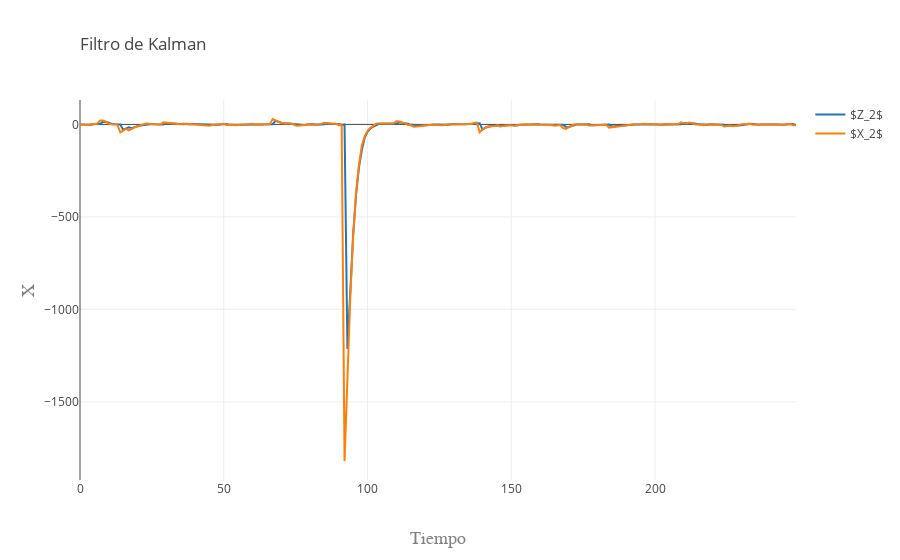

This figure's notebook cell:
### Code cell
trace1 = go.Scatter(
    y = Z.T[0],
    x = np.arange(nobs),
    name = '$Z_2$'
)

trace2 = go.Scatter(
    y = X.T[0],
    x = np.arange(nobs),
    name = '$X_2$'
)

data = [trace1, trace2]
layout = go.Layout(
    title=go.layout.Title(
        text='Filtro de Kalman',
        xref='paper',
        x=0
    ),
    xaxis=go.layout.XAxis(
        title=go.layout.xaxis.Title(
            text='Tiempo',
            font=dict(
                family='Arial',
                size=18,
                color='#7f7f7f'
            )
        )
    ),
    yaxis=go.layout.YAxis(
        title=go.layout.yaxis.Title(
            text='X',
            font=dict(
                family='Arial',
                size=18,
                color='#7f7f7f'
            )
        )
    )
)
fig = go.Figure(data=data, layout=layout)
py.iplot(fig, filename='GLM')

### Figure 1 — Plotly figure (JSON) as saved in the notebook; plotly's stock layout.template omitted (floating-point values rounded to 4 significant figures; data arrays with more than 128 entries replaced by an {"elided": "..."} marker saying what was removed)
{"data": [{"name": "$Z_2$", "type": "scatter", "uid": "a49316a5-d476-49e4-b9ff-285ebcc30462", "x": {"elided": "250 int values"}, "y": {"elided": "250 float values"}}, {"name": "$X_2$", "type": "scatter", "uid": "6038e655-3863-4acd-bfc2-3efb16def77a", "x": {"elided": "250 int values"}, "y": {"elided": "250 float values"}}], "layout": {"autosize": true, "title": {"text": "Filtro de Kalman", "x": 0, "xref": "paper"}, "xaxis": {"autorange": true, "range": [0, 249], "title": {"font": {"color": "#7f7f7f", "family": "Arial", "size": 18}, "text": "Tiempo"}, "type": "linear"}, "yaxis": {"autorange": true, "range": [-1923.0, 132.0], "title": {"font": {"color": "#7f7f7f", "family": "Arial", "size": 18}, "text": "X"}, "type": "linear"}}}
